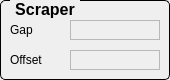
       <widget class="QGroupBox" name="groupBox_13">
        <property name="geometry">
         <rect>
          <x>730</x>
          <y>710</y>
          <width>170</width>
          <height>80</height>
         </rect>
        </property>
        <property name="font">
         <font>
          <pointsize>12</pointsize>
          <weight>75</weight>
          <bold>true</bold>
         </font>
        </property>
        <property name="styleSheet">
         <string notr="true">QGroupBox {
     border: 1px solid black;
     border-radius: 5px;
     margin-top: 0.5em;
 }
 
 QGroupBox::title {
     subcontrol-origin: margin;
     left: 10px;
     padding: 0 3px 0 3px;
 }</string>
        </property>
        <property name="title">
         <string>Scraper</string>
        </property>
        <widget class="QELabel" name="qelabel_44">
         <property name="geometry">
          <rect>
           <x>70</x>
           <y>20</y>
           <width>90</width>
           <height>20</height>
          </rect>
         </property>
         <property name="frameShape">
          <enum>QFrame::StyledPanel</enum>
         </property>
         <property name="variable" stdset="0">
          <string>SR-DI-VSCR:calculateGap</string>
         </property>
        </widget>
        <widget class="QELabel" name="qelabel_45">
         <property name="geometry">
          <rect>
           <x>70</x>
           <y>50</y>
           <width>90</width>
           <height>20</height>
          </rect>
         </property>
         <property name="frameShape">
          <enum>QFrame::StyledPanel</enum>
         </property>
         <property name="variable" stdset="0">
          <string>SR-DI-VSCR:calculateOffset</string>
         </property>
        </widget>
        <widget class="QLabel" name="label_48">
         <property name="geometry">
          <rect>
           <x>10</x>
           <y>20</y>
           <width>60</width>
           <height>20</height>
          </rect>
         </property>
         <property name="text">
          <string>Gap</string>
         </property>
         <property name="alignment">
          <set>Qt::AlignLeading|Qt::AlignLeft|Qt::AlignVCenter</set>
         </property>
        </widget>
        <widget class="QLabel" name="label_49">
         <property name="geometry">
          <rect>
           <x>10</x>
           <y>50</y>
           <width>60</width>
           <height>20</height>
          </rect>
         </property>
         <property name="text">
          <string>Offset</string>
         </property>
         <property name="alignment">
          <set>Qt::AlignLeading|Qt::AlignLeft|Qt::AlignVCenter</set>
         </property>
        </widget>
       </widget>
